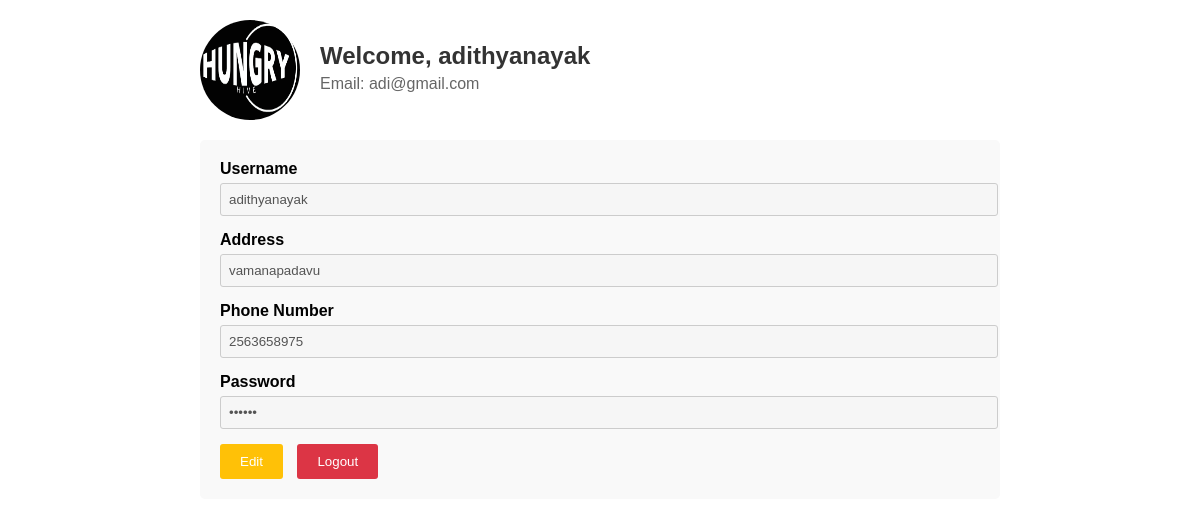
/profile.php (signed in), run on the app's committed database.
### tables this page shows
CREATE TABLE `user` (
  `u_id` int(11) NOT NULL,
  `username` varchar(225) NOT NULL,
  `fname` varchar(225) NOT NULL,
  `lname` varchar(225) NOT NULL,
  `email` varchar(225) NOT NULL,
  `phone` varchar(225) NOT NULL,
  `password` varchar(225) NOT NULL,
  `address` text NOT NULL,
  `status` int(11) NOT NULL DEFAULT 1,
  `date` timestamp NOT NULL DEFAULT current_timestamp()
);

### profile.php (the view, shortened to what this page needs)
<!DOCTYPE html>
<html lang="en">
<?php
include 'database/db.php';
?>
<head>
</body>
</html>
</head>
<body>
<?php
           $query_res = mysqli_query($conn, "select * from user where u_id = $_SESSION[user_id]");
           $user = mysqli_fetch_array($query_res);
        ?>
    <div class="container">
        <div class="header">
            <img src="images/logo.jpg" alt="Loginer Image">
            <div class="welcome">
                <h1>Welcome, <span id="username"><?php echo $user['username']  ?></span></h1>
                <p>Email: <span id="useremail"><?php echo $user['email']  ?></span></p>
            </div>
        </div>
        <form action="profile_update.php" method="post" class="profile-info">
            <div class="input-group">
                <label for="username">Username</label>
                <input type="text" name="username" id="username" placeholder="Enter your username" value="<?php echo $user['username']  ?>" disabled>
            </div>
            <div class="input-group">
                <label for="address">Address</label>
                <input type="text" name="address" id="address" placeholder="Enter your address" value="<?php echo $user['address']  ?>" disabled>
            </div>
            <div class="input-group">
                <label for="phone">Phone Number</label>
                <input type="text" id="phone" name="phone" placeholder="Enter your phone number" value="<?php echo $user['phone']  ?>" disabled>
            </div>
            <div class="input-group">
                <label for="password">Password</label>
                <input type="password" id="password" name="password" placeholder="Enter your password" value="<?php echo $user['password']  ?>" disabled>
            </div>
            <div>
                <button id="edit-btn">Edit</button>
                <button id="logout-btn"><a href="logout.php">Logout</a></button>
            </div>
        </form>
    </div>
</body>
</html>

### profile.php (style rules this page uses)
body { margin: 0; padding: 0; font-family: Arial, sans-serif; }
.container { max-width: 800px; margin: 0 auto; padding: 20px; }
.header { display: flex; align-items: center; margin-bottom: 20px; }
.header img { width: 100px; height: 100px; border-radius: 50%; margin-right: 20px; }
.welcome h1 { margin: 0; font-size: 24px; color: #333; }
.welcome p { margin: 5px 0; font-size: 16px; color: #666; }
.profile-info { background-color: #f9f9f9; padding: 20px; border-radius: 5px; }
.input-group { margin-bottom: 15px; }
.input-group label { display: block; font-weight: bold; margin-bottom: 5px; }
.input-group input { width: 100%; padding: 8px; border: 1px solid #ccc; border-radius: 3px; }
button { padding: 10px 20px; margin-right: 10px; background-color: #007bff; color: #fff; border: none; border-radius: 3px; cursor: pointer; }
#edit-btn { background-color: #ffc107; }

### data on the page
user: username "adithyanayak", email "adi@gmail.com", address "vamanapadavu", phone "2563658975"
